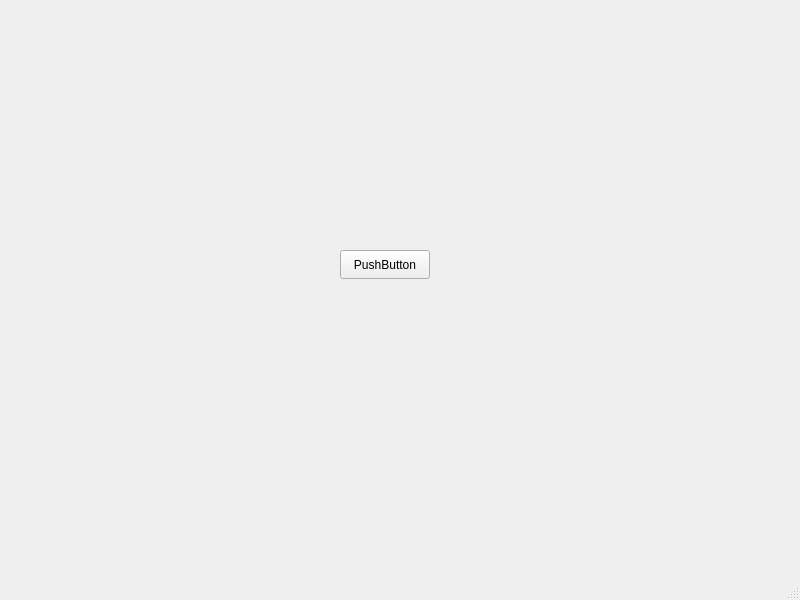
<?xml version="1.0" encoding="UTF-8"?>
<ui version="4.0">
 <class>MainWindow</class>
 <widget class="QMainWindow" name="MainWindow">
  <property name="geometry">
   <rect>
    <x>0</x>
    <y>0</y>
    <width>800</width>
    <height>600</height>
   </rect>
  </property>
  <property name="windowTitle">
   <string>MainWindow</string>
  </property>
  <widget class="QWidget" name="centralwidget">
   <widget class="QPushButton" name="pushButton">
    <property name="geometry">
     <rect>
      <x>340</x>
      <y>250</y>
      <width>90</width>
      <height>29</height>
     </rect>
    </property>
    <property name="text">
     <string>PushButton</string>
    </property>
   </widget>
   <widget class="QLabel" name="label">
    <property name="geometry">
     <rect>
      <x>20</x>
      <y>480</y>
      <width>751</width>
      <height>20</height>
     </rect>
    </property>
    <property name="text">
     <string/>
    </property>
   </widget>
  </widget>
  <widget class="QMenuBar" name="menubar">
   <property name="geometry">
    <rect>
     <x>0</x>
     <y>0</y>
     <width>800</width>
     <height>25</height>
    </rect>
   </property>
  </widget>
  <widget class="QStatusBar" name="statusbar"/>
 </widget>
 <resources/>
 <connections/>
</ui>
